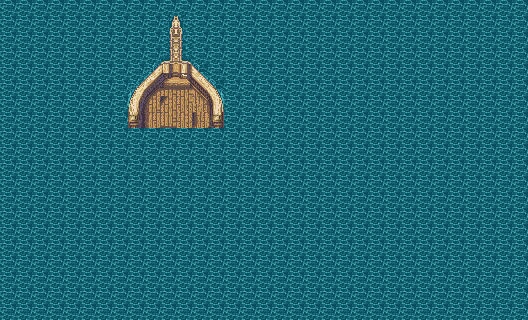

A level layout from a 2D game, rendered from its tile map. Below: a short description, then the map file with tile-grid data replaced by summaries:
An orthogonal 33x20 tile map with 16x16 px tiles, 1 tile layer (Tile Layer 1).

<map version="1.5" tiledversion="1.7.0" orientation="orthogonal" renderorder="right-down" width="33" height="20" tilewidth="16" tileheight="16" infinite="0" nextlayerid="2" nextobjectid="1">
 <tileset firstgid="1" name="25005A2B" tilewidth="16" tileheight="16" tilecount="1024" columns="32">
  <image source="25005A2B.png" trans="ffffff" width="512" height="512" />
 </tileset>
 <layer id="1" name="Tile Layer 1" width="33" height="20">
  <properties>
   <property name="Main" value="" />
  </properties>
  <data>[660 cells, 660 non-empty, 29 distinct tile ids]</data>
 </layer>
</map>
